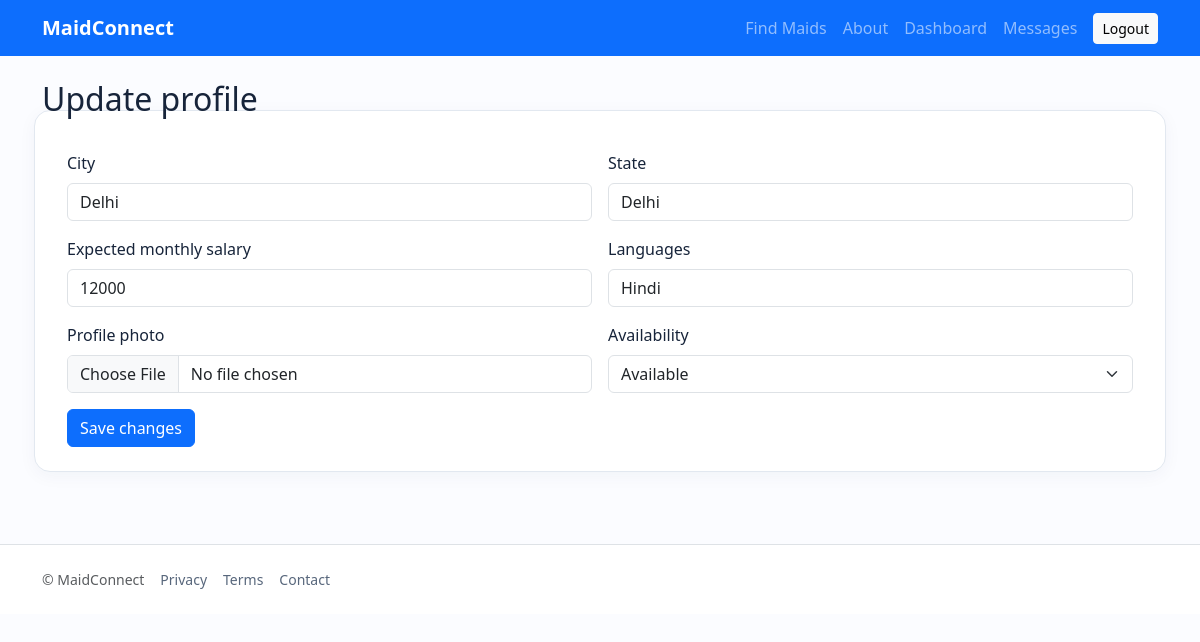
Screenshot of /profile (signed in) with the database file from the repository.
### models.py (models this page shows, shortened)
class MaidProfile(db.Model):
    __tablename__ = "maid_profiles"
    id = db.Column(db.Integer, primary_key=True)
    user_id = db.Column(db.Integer, db.ForeignKey("users.id", ondelete="CASCADE"), unique=True, nullable=False)
    age = db.Column(db.Integer, nullable=False)
    gender = db.Column(db.String(30), nullable=False, default="Female")
    address = db.Column(db.String(300), nullable=False)
    city = db.Column(db.String(80), nullable=False, index=True)
    state = db.Column(db.String(80), nullable=False)
    photo = db.Column(db.String(255))
    experience_years = db.Column(db.Integer, nullable=False, default=0)
    expected_salary = db.Column(db.Integer, nullable=False)
    working_hours = db.Column(db.String(80), nullable=False)
    job_type = db.Column(db.String(30), nullable=False)
    languages = db.Column(db.String(200), default="")
    available_from = db.Column(db.String(20), default="")
    previous_experience = db.Column(db.Text, default="")
    reference_details = db.Column(db.String(250), default="")
    is_available = db.Column(db.Boolean, default=True, nullable=False)
    consent_public_profile = db.Column(db.Boolean, default=True, nullable=False)
    user = db.relationship("User", back_populates="maid_profile")
    skills = db.relationship("Skill", secondary=maid_skills, back_populates="maids")

### app.py (the view, shortened to what this page needs)
    @app.route("/profile", methods=["GET", "POST"])
    @role_required("maid")
    def edit_profile():
        user = current_user(); p = user.maid_profile
        return render_template("edit_profile.html", p=p)

### templates/edit_profile.html
{% extends "base.html" %}{% block content %}<h1 class="h2">Update profile</h1><form method="post" enctype="multipart/form-data" class="form-panel row g-3"><input type="hidden" name="csrf_token" value="{{ csrf_token() }}">
<div class="col-md-6"><label class="form-label">City</label><input class="form-control" name="city" required value="{{ p.city }}"></div><div class="col-md-6"><label class="form-label">State</label><input class="form-control" name="state" required value="{{ p.state }}"></div>
<div class="col-md-6"><label class="form-label">Expected monthly salary</label><input class="form-control" type="number" min="0" name="expected_salary" value="{{ p.expected_salary }}" required></div><div class="col-md-6"><label class="form-label">Languages</label><input class="form-control" name="languages" value="{{ p.languages }}"></div>
<div class="col-md-6"><label class="form-label">Profile photo</label><input class="form-control" type="file" name="photo" accept=".jpg,.jpeg,.png,.webp"></div><div class="col-md-6"><label class="form-label">Availability</label><select class="form-select" name="is_available"><option value="yes" {% if p.is_available %}selected{% endif %}>Available</option><option value="no" {% if not p.is_available %}selected{% endif %}>Not available</option></select></div><div class="col-12"><button class="btn btn-primary">Save changes</button></div></form>{% endblock %}

### static/css/style.css (style rules this page uses)
:root { --brand:#1456b8; --soft:#f1f6ff; }
body { background:#fbfcff; color:#17243a; min-height:100vh; }
.form-panel,.filter-panel { background:#fff; border:1px solid #e2e8f0; border-radius:1rem; padding:1.5rem; box-shadow:0 4px 18px #17345b0b; }

### rows the page displays
MaidProfile: city "Delhi", state "Delhi", expected_salary "12000", languages "Hindi", is_available "Available"
